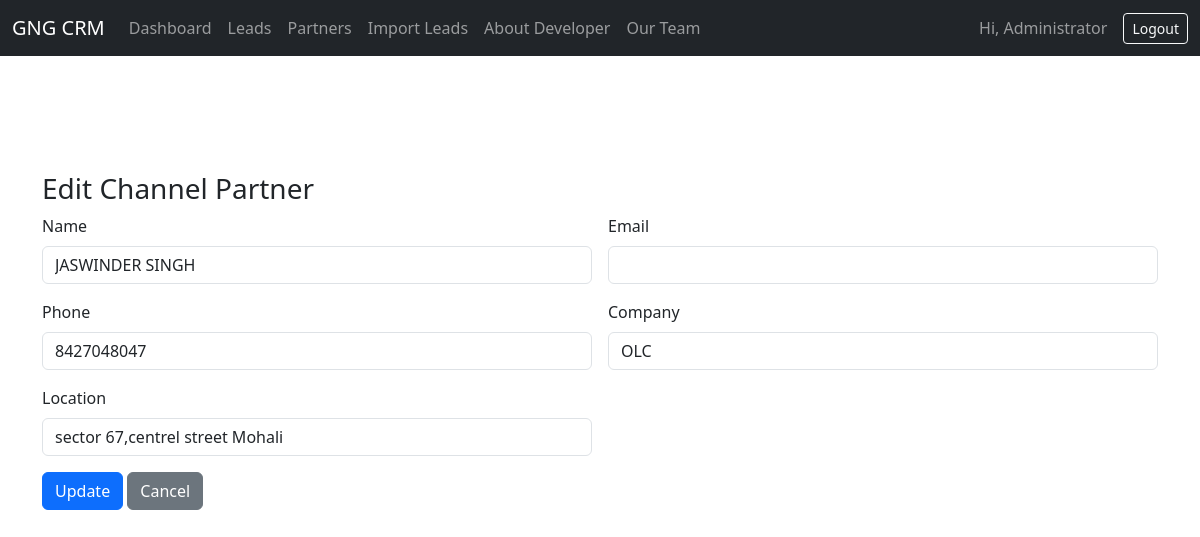
Page /edit_partner/11 (signed in) on the committed database.
### tables this page shows
CREATE TABLE users (
        id INTEGER PRIMARY KEY AUTOINCREMENT,
        username TEXT UNIQUE NOT NULL,
        password TEXT NOT NULL,
        role TEXT DEFAULT 'admin',
        full_name TEXT DEFAULT ''
    );

CREATE TABLE channel_partners (
        id INTEGER PRIMARY KEY AUTOINCREMENT,
        name TEXT NOT NULL,
        email TEXT,
        phone TEXT,
        company TEXT,
        location TEXT,
        added_on TIMESTAMP DEFAULT CURRENT_TIMESTAMP
    );

### app.py (the view, shortened to what this page needs)
@app.route("/edit_partner/<int:partner_id>", methods=["GET", "POST"])
@login_required
def edit_partner(partner_id):
    conn = get_conn(row_factory=True)
    c = conn.cursor()
    c.execute("SELECT * FROM channel_partners WHERE id=?", (partner_id,))
    partner = c.fetchone()
    conn.close()
    return render_template("edit_partner.html", partner=partner)

### app.py (called while the page is built)
def get_conn(row_factory=False):
    conn = sqlite3.connect(DB_NAME)
    if row_factory:
        conn.row_factory = sqlite3.Row
    return conn

@login_manager.user_loader
def load_user(user_id):
    conn = get_conn()
    c = conn.cursor()
    c.execute("SELECT id, username, role, full_name FROM users WHERE id=?", (user_id,))
    row = c.fetchone()
    conn.close()
    if row:
        return User(id=row[0], username=row[1], role=row[2], full_name=row[3])
    return None

### templates/edit_partner.html
{% extends "base.html" %}
{% block content %}
<h3>Edit Channel Partner</h3>
<form method="post">
  <div class="row g-3">
    <div class="col-md-6"><label class="form-label">Name</label><input name="name" class="form-control" value="{{ partner['name'] }}" required></div>
    <div class="col-md-6"><label class="form-label">Email</label><input name="email" class="form-control" value="{{ partner['email'] }}"></div>
    <div class="col-md-6"><label class="form-label">Phone</label><input name="phone" class="form-control" value="{{ partner['phone'] }}"></div>
    <div class="col-md-6"><label class="form-label">Company</label><input name="company" class="form-control" value="{{ partner['company'] }}"></div>
    <div class="col-md-6"><label class="form-label">Location</label><input name="location" class="form-control" value="{{ partner['location'] }}"></div>
  </div>
  <button class="btn btn-primary mt-3">Update</button>
  <a href="{{ url_for('partners') }}" class="btn btn-secondary mt-3">Cancel</a>
</form>
{% endblock %}

### templates/base.html (shortened to what this page needs)
<!doctype html>
<html lang="en">
<head>
  <link href="https://cdn.jsdelivr.net/npm/bootstrap@5.3.3/dist/css/bootstrap.min.css" rel="stylesheet">
</head>
<body>
<nav class="navbar navbar-expand-lg navbar-dark bg-dark fixed-top">
  <div class="container-fluid">
    <a class="navbar-brand" href="{{ url_for('dashboard') }}">GNG CRM</a>
    <div class="collapse navbar-collapse show">
        <ul class="navbar-nav me-auto">
            <li class="nav-item"><a class="nav-link" href="{{ url_for('dashboard') }}">Dashboard</a></li>
            <li class="nav-item"><a class="nav-link" href="{{ url_for('leads') }}">Leads</a></li>
            <li class="nav-item"><a class="nav-link" href="{{ url_for('partners') }}">Partners</a></li>
            <li class="nav-item"><a class="nav-link" href="{{ url_for('import_leads') }}">Import Leads</a></li>
            <li class="nav-item">
              <a class="nav-link" href="{{ url_for('about') }}">About Developer</a>
            </li>
            <li class="nav-item">
              <a class="nav-link" href="{{ url_for('team') }}">Our Team</a>
            </li>
        </ul>
      {% if current_user.is_authenticated %}
      <span class="navbar-text me-3">Hi, {{ current_user.full_name or current_user.username }}</span>
      <a href="{{ url_for('logout') }}" class="btn btn-outline-light btn-sm">Logout</a>
      {% endif %}
    </div>
  </div>
</nav>
<div class="container pt-5 mt-4">
</div>
  <div class="container" style="margin-top: 100px;">
                  {% block content %}{% endblock %}
  </div>
</body>
</html>

### rows in the picture
users: full_name "Administrator"
channel_partners: name "JASWINDER SINGH", phone "8427048047", company "OLC", location "sector 67,centrel street Mohali"
